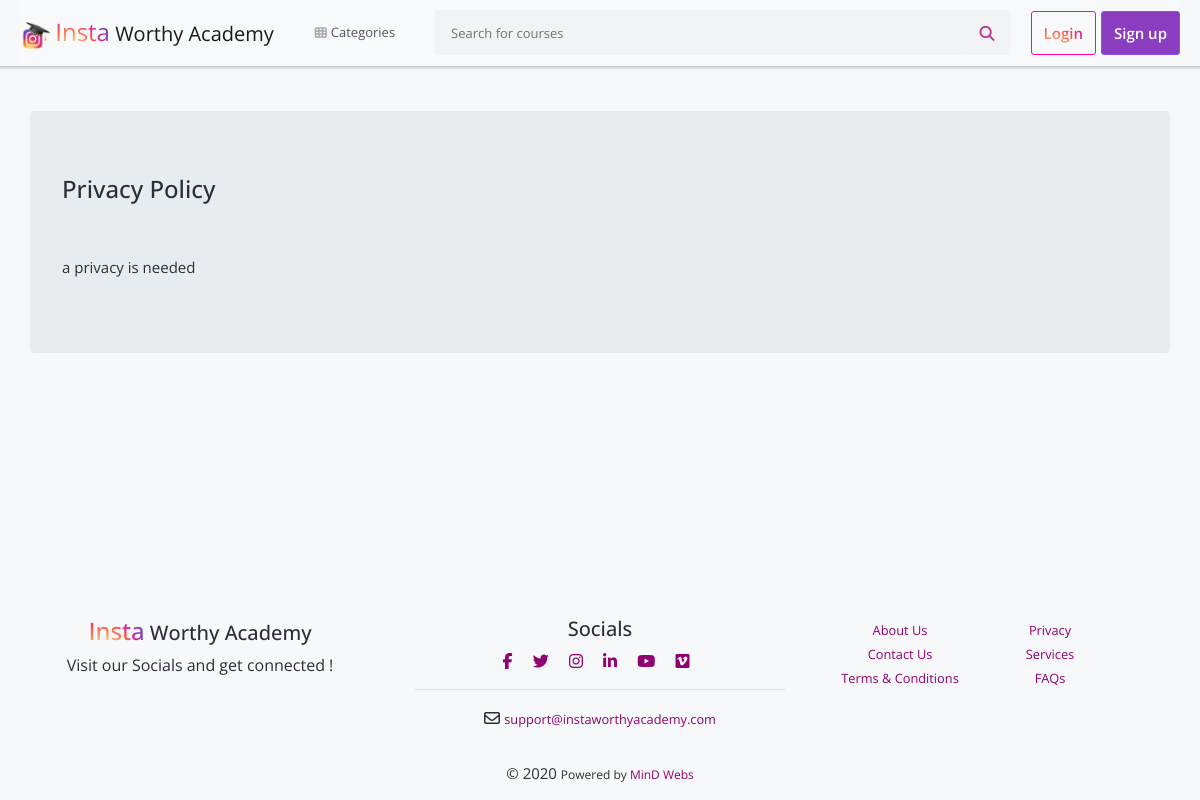
Before: /privacy/ with the older database file.
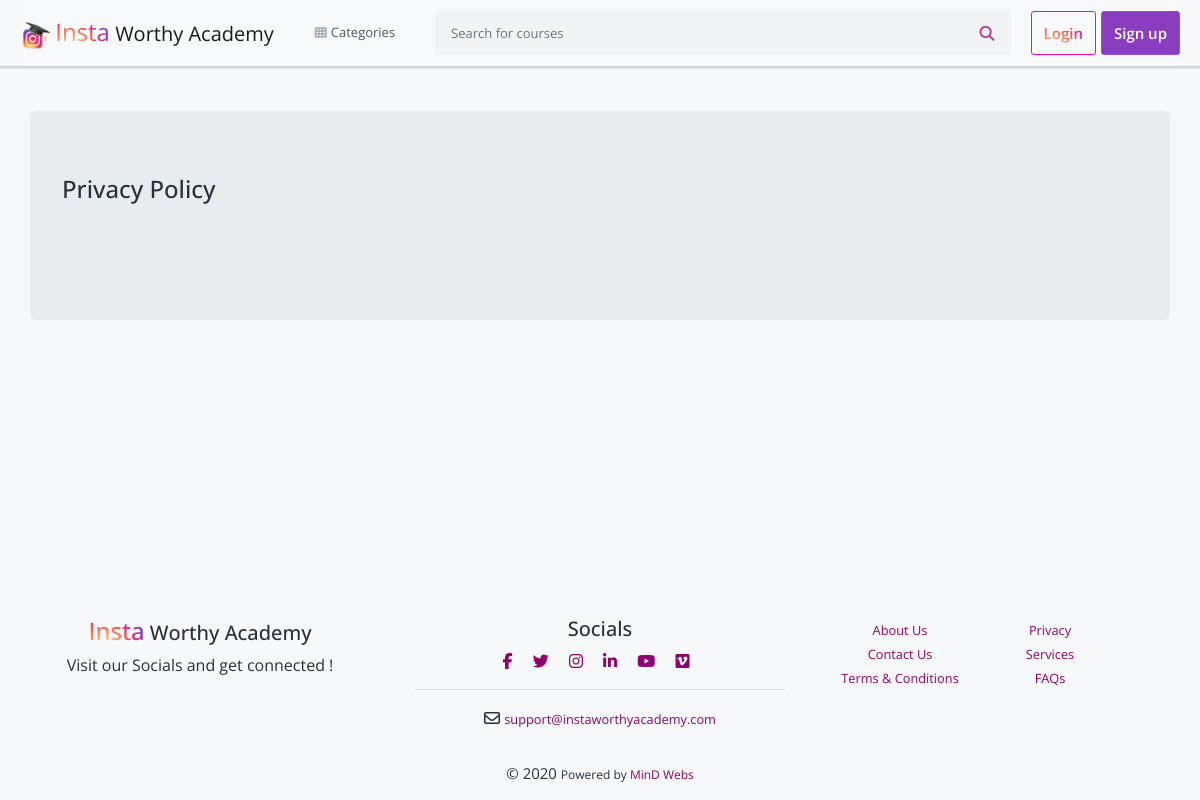
After: the same page with the newer database file.
### root/models.py (models this page shows, shortened)
class PageInfo(models.Model):
    about = RichTextField(help_text="Enter about Information for the Website as normal Word Doc")
    contact = RichTextField(help_text="Enter Contact like email phone address like normal page")
    services = RichTextField(help_text="Enter the range of services provided to users by Insta Worthy Academy")
    tnc = RichTextField(help_text="Enter the Terms and Condition", default="tnc")
    privacy_policy = RichTextField(help_text="Enter your Privacy Policy", default="privacy")
    faqs = RichTextField(help_text="Enter some FAQs", default="faqs")
    facebook_link = models.CharField(max_length=300, blank=True)
    twitter_link = models.CharField(max_length=300, blank=True)
    instagram_link = models.CharField(max_length=300, blank=True)
    linkedin_link = models.CharField(max_length=300, blank=True)
    youtube_link = models.CharField(max_length=300, blank=True)
    vimeo_link = models.CharField(max_length=300, blank=True)
    contact_number = models.CharField(max_length=14, blank=True, help_text="Enter your contact number")
    payment_id = models.CharField(max_length=300, blank=True, help_text="Enter the payment ID in which you want to get payments")
    class Meta:
        verbose_name = "PageInfo"
        verbose_name_plural = "PageInfo(s)"

### cart/context_processors.py (called while the page is built)
def cart(request):
    return {'cart': Cart(request)}

### courses/context_processors.py (called while the page is built)
def categories_processor(request):
    categories = Category.objects.all()
    return {'categories': categories}

### root/context_processors.py (called while the page is built)
def info_processor(request):
    pageInfo = PageInfo.objects.all()
    if len(pageInfo):
        pageInfo = pageInfo[0]
    return {'pageInfo': pageInfo}

### templates/privacy.html
{% extends 'layouts/base.html' %}
{% load static %}
{% block content %}
    <br><br>
    <div class="container jumbotron">
        <h4>Privacy Policy</h4><br><br>
        {{pageInfo.privacy_policy|safe}}
    </div>
{% endblock %}

Changed rows visible on the page:
removed PageInfo: privacy_policy "a privacy is needed"
